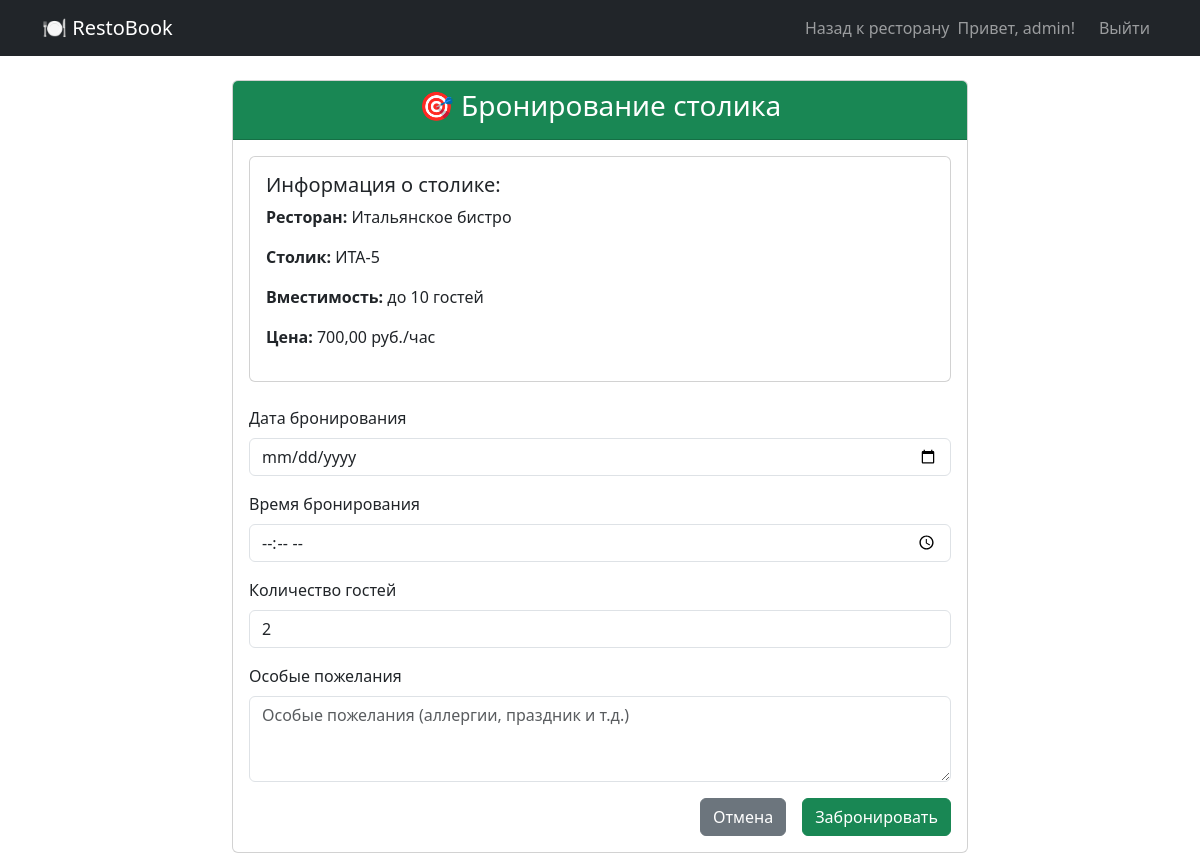
The app's page /reservations/20/book/ (signed in) with its own data.
### restaurant/models.py (models this page shows, shortened)
class Restaurant(models.Model):
    CUISINE_TYPES = [
        ('italian', 'Итальянская'),
        ('japanese', 'Японская'),
        ('russian', 'Русская'),
        ('french', 'Французская'),
        ('chinese', 'Китайская'),
        ('georgian', 'Грузинская'),
        ('american', 'Американская'),
    ]
    name = models.CharField(max_length=100)
    description = models.TextField()
    address = models.TextField()
    phone = models.CharField(max_length=20)
    cuisine_type = models.CharField(max_length=50, choices=CUISINE_TYPES)
    opening_hours = models.CharField(max_length=100, default='10:00-22:00')
    image = models.ImageField(upload_to='restaurants/', blank=True, null=True)
    created_by = models.ForeignKey(User, on_delete=models.SET_NULL, null=True, blank=True)
    created_at = models.DateTimeField(default=timezone.now)

class Table(models.Model):
    restaurant = models.ForeignKey(Restaurant, on_delete=models.CASCADE)
    table_number = models.CharField(max_length=10)
    capacity = models.IntegerField()
    price_per_hour = models.DecimalField(max_digits=8, decimal_places=2, default=500.00)

### restaurant/views.py (the view)
# urls.py: path('reservations/<int:table_id>/book/', views.make_reservation, name='make_reservation'),
@login_required
def make_reservation(request, table_id):
    table = get_object_or_404(Table, id=table_id)
    if request.method == 'POST':
        form = ReservationForm(request.POST)
        if form.is_valid():
            reservation = form.save(commit=False)
            reservation.user = request.user
            reservation.table = table
            conflicting_reservations = Reservation.objects.filter(
                table=table,
                reservation_date=reservation.reservation_date,
                reservation_time=reservation.reservation_time,
                status__in=['confirmed', 'pending']
            )
            if conflicting_reservations.exists():
                messages.error(request, '❌ Этот столик уже забронирован на выбранное время')
            elif reservation.guests_count > table.capacity:
                messages.error(request, f'❌ Столик вмещает только {table.capacity} гостей')
            else:
                reservation.save()
                messages.success(request, f'✅ Столик успешно забронирован на {reservation.reservation_date} в {reservation.reservation_time}')
                return redirect('restaurant_detail', restaurant_id=table.restaurant.id)
    else:
        initial_data = {
            'reservation_date': timezone.now().date(),
            'guests_count': 2
        }
        form = ReservationForm(initial=initial_data)
    context = {
        'form': form,
        'table': table,
        'restaurant': table.restaurant
    }
    return render(request, 'restaurant/make_reservation.html', context)

### restaurant/forms.py (shortened to what this page needs)
class ReservationForm(forms.ModelForm):
    class Meta:
        model = Reservation
        fields = ['reservation_date', 'reservation_time', 'guests_count', 'special_requests']
        widgets = {
            'reservation_date': forms.DateInput(attrs={
                'class': 'form-control',
                'type': 'date',
                'min': datetime.now().strftime('%Y-%m-%d')
            }),
            'reservation_time': forms.TimeInput(attrs={
                'class': 'form-control',
                'type': 'time'
            }),
            'guests_count': forms.NumberInput(attrs={
                'class': 'form-control',
                'min': 1,
                'max': 20
            }),
            'special_requests': forms.Textarea(attrs={
                'class': 'form-control',
                'rows': 3,
                'placeholder': 'Особые пожелания (аллергии, праздник и т.д.)'
            }),
        }
        labels = {
            'reservation_date': 'Дата бронирования',
            'reservation_time': 'Время бронирования',
            'guests_count': 'Количество гостей',
            'special_requests': 'Особые пожелания',
        }

### templates/restaurant/make_reservation.html (shortened to what this page needs)
<!DOCTYPE html>
<html lang="ru">
<head>
    <link href="https://cdn.jsdelivr.net/npm/bootstrap@5.3.0/dist/css/bootstrap.min.css" rel="stylesheet">
</head>
<body>
    <nav class="navbar navbar-expand-lg navbar-dark bg-dark">
        <div class="container">
            <a class="navbar-brand" href="{% url 'home' %}">🍽 RestoBook</a>
            <div class="navbar-nav ms-auto">
                <a class="nav-link" href="{% url 'restaurant_detail' restaurant.id %}">Назад к ресторану</a>
                {% if user.is_authenticated %}
                    <span class="navbar-text me-3">Привет, {{ user.username }}!</span>
                    <a class="nav-link" href="{% url 'logout' %}">Выйти</a>
                {% else %}
                    <a class="nav-link" href="{% url 'login' %}">Войти</a>
                {% endif %}
            </div>
        </div>
    </nav>
    <div class="container mt-4">
        <div class="row justify-content-center">
            <div class="col-md-8">
                <div class="card">
                    <div class="card-header bg-success text-white">
                        <h3 class="text-center">🎯 Бронирование столика</h3>
                    </div>
                    <div class="card-body">
                        <div class="card mb-4">
                            <div class="card-body">
                                <h5>Информация о столике:</h5>
                                <p><strong>Ресторан:</strong> {{ restaurant.name }}</p>
                                <p><strong>Столик:</strong> {{ table.table_number }}</p>
                                <p><strong>Вместимость:</strong> до {{ table.capacity }} гостей</p>
                                <p><strong>Цена:</strong> {{ table.price_per_hour }} руб./час</p>
                            </div>
                        </div>
                        <form method="post">
                            {% for field in form %}
                            <div class="mb-3">
                                <label for="{{ field.id_for_label }}" class="form-label">{{ field.label }}</label>
                                {{ field }}
                            </div>
                            {% endfor %}
                            <div class="d-grid gap-2 d-md-flex justify-content-md-end">
                                <a href="{% url 'restaurant_detail' restaurant.id %}" class="btn btn-secondary me-md-2">Отмена</a>
                                <button type="submit" class="btn btn-success">Забронировать</button>
                            </div>
                        </form>
                    </div>
                </div>
            </div>
        </div>
    </div>
</body>
</html>

### records on screen
Restaurant: name "Итальянское бистро"
Table: table_number "ИТА-5", capacity "10", price_per_hour "700,00"

### other values on screen
{{ user.username }} "admin"
{{ field.label }} "Дата бронирования" "Время бронирования" "Количество гостей" "Особые пожелания"
